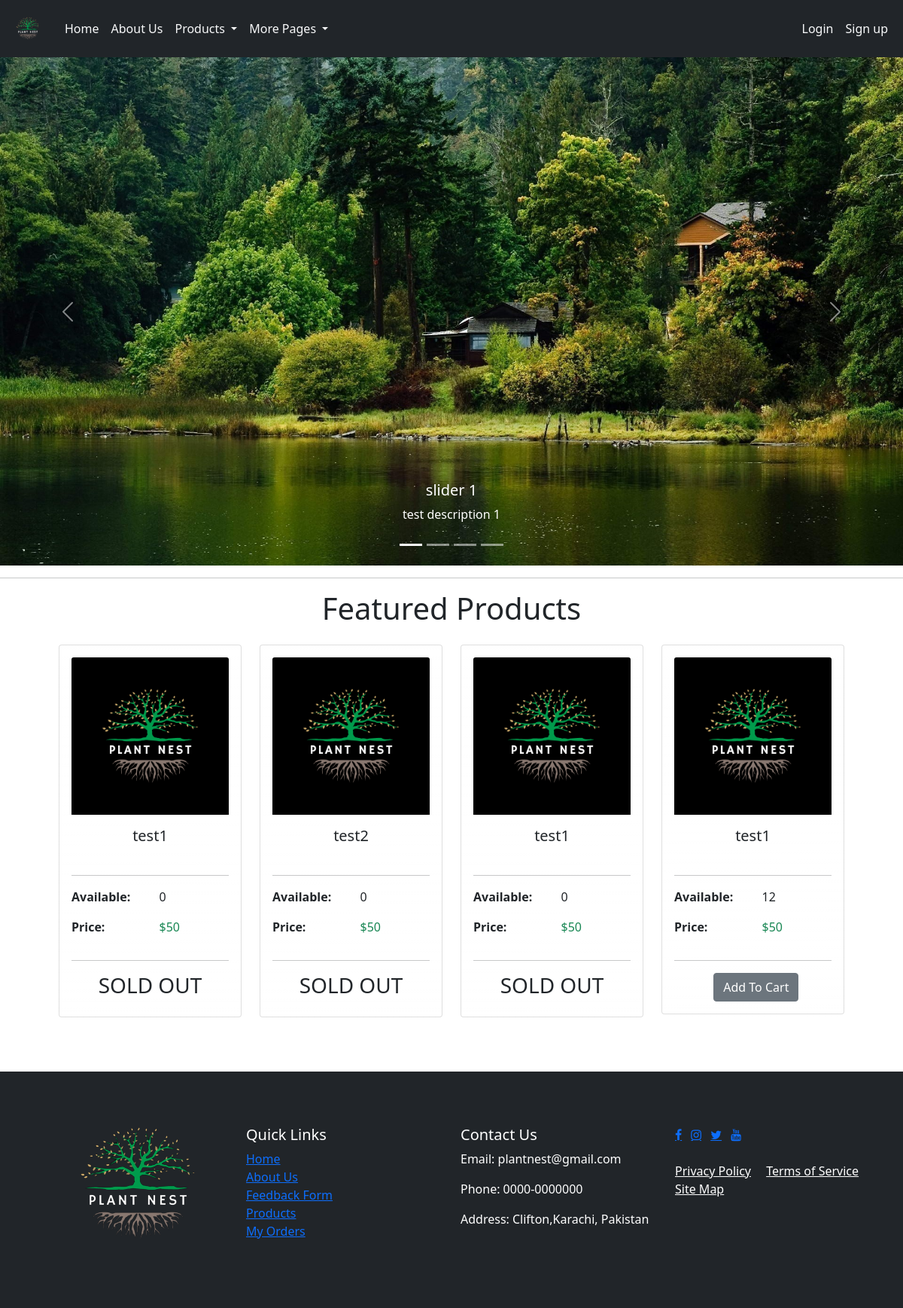
The page / on the database its author committed.
### tables this page shows
CREATE TABLE IF NOT EXISTS `sliders` (
  `id` int(11) NOT NULL AUTO_INCREMENT,
  `image` varchar(255) NOT NULL,
  `text` varchar(255) NOT NULL,
  `description` varchar(255) NOT NULL,
  `dark` varchar(255) NOT NULL,
  PRIMARY KEY (`id`)
);

CREATE TABLE IF NOT EXISTS `plants` (
  `plant_id` int(11) NOT NULL AUTO_INCREMENT,
  `name` varchar(255) NOT NULL DEFAULT '0',
  `description` varchar(255) NOT NULL DEFAULT '0',
  `price` int(11) NOT NULL DEFAULT 0,
  `quantity` int(11) NOT NULL DEFAULT 0,
  `image` varchar(255) NOT NULL DEFAULT '0',
  `featured` varchar(5) NOT NULL DEFAULT 'no',
  `category_id` varchar(255) NOT NULL DEFAULT '0',
  PRIMARY KEY (`plant_id`),
  KEY `Index 2` (`category_id`) USING BTREE
);

### config.php (called while the page is built)
<?php
    $config['URL'] = 'http://localhost/panel';
    $config['DB_URL'] = 'localhost:3306';
    $config['DB_USERNAME'] = 'root';
    $config['DB_PASSWORD'] = '';
    $config['DB_DATABASE'] = 'plants';
?>

### index.php (the view, shortened to what this page needs)
<?php
    require ('./config.php');
    $connection = mysqli_connect($config['DB_URL'],$config['DB_USERNAME'],$config['DB_PASSWORD'],$config['DB_DATABASE']);
?>
<!DOCTYPE html>
<html lang="en">
<head>
    <link href="https://cdn.jsdelivr.net/npm/bootstrap@5.0.2/dist/css/bootstrap.min.css" rel="stylesheet">
    <link href="https://cdnjs.cloudflare.com/ajax/libs/font-awesome/6.4.0/css/all.min.css" rel="stylesheet">
    <link rel="stylesheet" href="https://cdnjs.cloudflare.com/ajax/libs/font-awesome/4.7.0/css/font-awesome.min.css">
</head>
<body>
    <nav class="navbar navbar-expand-lg navbar-dark bg-dark">
        <div class="container-fluid">
            <a class="navbar-brand" href="#">
                <img src='<?php echo $config['URL']?>/assets/image/logos/logo7.png' alt="Site Logo" width="50">
            </a>
            <div class="collapse navbar-collapse" id="navbarNav">
                <ul class="navbar-nav me-auto">
                    <li class="nav-item">
                        <a class="nav-link text-light" href='<?php echo $config['URL']?>/'>Home</a>
                    </li>
                    <li class="nav-item">
                        <a class="nav-link text-light" href='<?php echo $config['URL']?>/about'>About Us</a>
                    </li>
                    <li class="nav-item dropdown">
                        <a class="nav-link dropdown-toggle text-light" href="#" id="navbarDarkDropdownMenuLink" role="button" data-bs-toggle="dropdown" aria-expanded="false">
                            Products
                        </a>
                    </li>
                    <li class="nav-item dropdown">
                        <a class="nav-link dropdown-toggle text-light" href="#" id="navbarDarkDropdownMenuLink" role="button" data-bs-toggle="dropdown" aria-expanded="false">
                            More Pages
                        </a>
                    </li>
                </ul>
                <?php
                if (isset($_SESSION['isLoggedin'])){
                ?>
                <ul class="navbar-nav">
                    <li class="nav-item">
                        <a class="nav-link text-light" href='<?php echo $config['URL']?>/cart/'>
                            <i class="fas fa-shopping-cart"></i>
                        </a>
                    </li>
                    <li class="nav-item dropdown text-light pe-5">
                        <a class="nav-link dropdown-toggle" href='<?php echo $config['URL']?>/cart/' id="profileDropdown" role="button" data-bs-toggle="dropdown" aria-expanded="false">
                            <i class="fas fa-user-circle"></i>
                        </a>
                        <ul class="dropdown-menu" aria-labelledby="profileDropdown">
                            <li><a class="dropdown-item" href='<?php echo $config['URL']?>/user/orders'>My Orders</a></li>
                            <li><a class="dropdown-item" href='<?php echo $config['URL']?>/user/settings'>Settings</a></li>
                            <li><a class="dropdown-item" href='<?php echo $config['URL']?>/user/logout'>Logout</a></li>
                        </ul>
                    </li>
                </ul>
                <?php
                    } else {
                ?>
                <ul class="navbar-nav">
                    <li class="nav-item">
                        <a class="nav-link text-light" href='<?php echo $config['URL']?>/user/login'>Login</a>
                    </li>
                    <li class="nav-item">
                        <a class="nav-link text-light" href='<?php echo $config['URL']?>/user/register'>Sign up</a>
                    </li>
                </ul>
                <?php
                    }
                ?>
            </div>
        </div>
    </nav>
    <?php
        $sql = "SELECT * FROM `sliders`";
        $result = mysqli_query($connection,$sql);
        $total  = mysqli_num_rows($result);
        if ($total >= 1) {
    ?>
    <div id="Sliders_dynamic" class="carousel slide" data-bs-ride="carousel">
        <div class="carousel-indicators">
            <?php
                for ($i = 0; $i < $total; $i++) {
                    if ($i == 0) {
                        echo '<button type="button" data-bs-target="#Sliders_dynamic" data-bs-slide-to="'.$i.'" class="active" aria-current="true" aria-label="Slide '.$i.'"></button>';
                    } else {
                        echo '<button type="button" data-bs-target="#Sliders_dynamic" data-bs-slide-to="'.$i.'" aria-label="Slide '.$i.'"></button>';
                    }
                }
            ?>
        </div>
        <div class="carousel-inner">
            <?php
                $first = true;
                while ($row = mysqli_fetch_assoc($result)) {
                    if ($first) {
                        $first = false;
                        echo '<div class="carousel-item active">
                                <img src="'.$row['image'].'" class="d-block w-100" alt="'.$row['image'].'">
                                <div class="carousel-caption d-none d-md-block">';
                                if ($row['dark'] == 'yes') {
                                    echo '<h5 class="text-dark">'.$row['text'].'</h5>
                                    <p class="text-dark">'.$row['description'].'</p>';
                                } else {
                                    echo '<h5>'.$row['text'].'</h5>
                                    <p>'.$row['description'].'</p>';
                                }
                                echo '</div>
                                </div>';
                    }
                }
            ?>
        </div>
        <button class="carousel-control-prev" type="button" data-bs-target="#Sliders_dynamic" data-bs-slide="prev">
            <span class="carousel-control-prev-icon" aria-hidden="true"></span>
        </button>
        <button class="carousel-control-next" type="button" data-bs-target="#Sliders_dynamic" data-bs-slide="next">
            <span class="carousel-control-next-icon" aria-hidden="true"></span>
        </button>
    </div>
    <?php
        }
    ?>
    <hr class="divider" />
    <div class="container">
        <h1 class="text-center fs-1">Featured Products</h1>
        <?php
            $sql = "SELECT * FROM `plants` WHERE `featured` = 'yes'";
            $result = mysqli_query($connection,$sql);
            $total  = mysqli_num_rows($result);
            if ($total >= 1) {
        ?>
        <div class="row row-cols-1 row-cols-md-4 m-4" id="cards">
            <?php
                while ($row = mysqli_fetch_assoc($result)) {
                    echo '<div class="col">
                            <div class="card addHover p-3 mb-5 bg-gradient rounded">
                                <img src="'.$row['image'].'" class="card-img-top image-fluid"
                                alt="'.$row['image'].'" />
                                <div class="card-body">
                                    <h5 class="card-title text-center">'.$row['name'].'</h5>
                                </div>
                                <hr class="divider" />
                                <div class="row">
                                    <div class="col">
                                        <p class="fw-bold">Available:</p>
                                        <p class="fw-bold">Price:</p>
                                    </div>
                                    <div class="col">
                                        <p class="fw-normal">'.$row['quantity'].'</p>
                                        <p class="fw-normal text-success">$'.$row['price'].'</p>
                                    </div>
                                </div>
                                <hr class="divider" />
                                <div>';
                                    if ($row['quantity'] >= 1){
                                    echo '<form method="post" class="d-grid gap-2 col-6 mx-auto">
                                            <input type="text" class="d-none" name="plant_id" value="'.$row['plant_id'].'">
                                            <input type="submit" class="btn btn-secondary" name="submit" value="Add To Cart">
                                    </form>';
                                    } else {
                                        echo '<h3 class="text-center">SOLD OUT</h3>';
                                    }
                                echo'</div>
                            </div>
                        </div>';
                }
            ?>
        </div>
        <?php
            }
        ?>
    </div>
    <footer class="bg-dark text-white p-4">
        <div class="container">
      <div class="row row-cols-1 row-cols-md-4">
        <div class="col">
        <img src='<?php echo $config['URL']?>/assets/image/logos/logo10.png' alt="Website Logo" class="mb-3 ms-3" >
        </div>
        <div class="col pt-5">
            <h5>Quick Links</h5>
          <ul class="list-unstyled">
            <li><a href='<?php echo $config['URL']?>/'>Home</a></li>
            <li><a href='<?php echo $config['URL']?>/about'>About Us</a></li>
            <li><a href='<?php echo $config['URL']?>/feedback'>Feedback Form</a></li>
            <li><a href='<?php echo $config['URL']?>/products'>Products</a></li>
            <li><a href='<?php echo $config['URL']?>/user/orders'>My Orders</a></li>
          </ul>
        </div>
        <div class="col pt-5">
            <h5>Contact Us</h5>
            <p>Email: plantnest@gmail.com</p>
            <p>Phone: 0000-0000000</p>
            <p>Address: Clifton,Karachi, Pakistan</p>
        </div>
       <div class="col pt-5">
        <a href="https://www.facebook.com/" class="fa fa-facebook pe-2"></a>
          <a href="https://www.instagram.com/" class="fa fa-instagram pe-2"></a>
          <a href="https://www.twitter.com/" class="fa fa-twitter pe-2"></a>
          <a href="https://www.youtube.com/" class="fa fa-youtube pe-2"></a>
          <br>
          <br>
          <a href="#" class="text-white me-3">Privacy Policy</a>
          <a href="#" class="text-white me-3">Terms of Service</a>
          <br>
          <a href='<?php echo $config['URL']?>/sitemap' class="text-white me-3">Site Map</a>
       </div>
      </div>
        </div>
    </footer>
</body>
</html>

### rows shown on the page
sliders: image (picture), text "slider 1", description "test description 1"
plants: image (picture), name "test1", quantity "0", price "50", shows "SOLD OUT"
plants: image (picture), name "test2", quantity "0", price "50", shows "SOLD OUT"
plants: image (picture), name "test1", quantity "0", price "50", shows "SOLD OUT"
plants: image (picture), name "test1", quantity "12", price "50"
